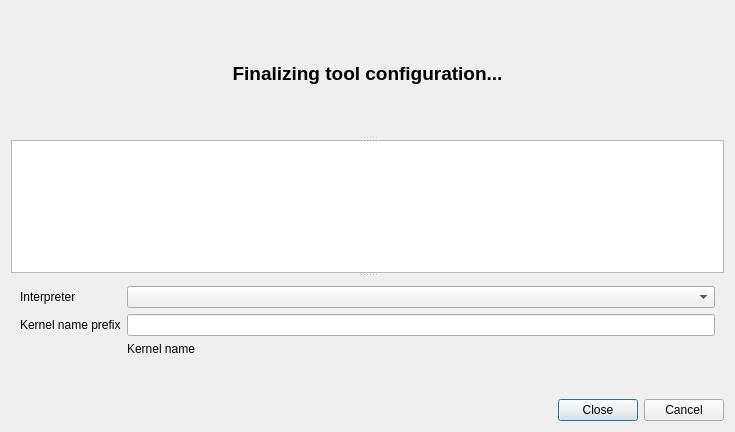
<?xml version="1.0" encoding="UTF-8"?>
<!--
######################################################################################################################
# Copyright (C) 2017-2022 Spine project consortium
# Copyright Spine Toolbox contributors
# This file is part of Spine Toolbox.
# Spine Toolbox is free software: you can redistribute it and\/or modify it under the terms of the GNU Lesser General
# Public License as published by the Free Software Foundation, either version 3 of the License, or (at your option)
# any later version. This program is distributed in the hope that it will be useful, but WITHOUT ANY WARRANTY;
# without even the implied warranty of MERCHANTABILITY or FITNESS FOR A PARTICULAR PURPOSE. See the GNU Lesser General
# Public License for more details. You should have received a copy of the GNU Lesser General Public License along with
# this program. If not, see <http:\/\/www.gnu.org\/licenses\/>.
######################################################################################################################
-->
<ui version="4.0">
 <class>Dialog</class>
 <widget class="QDialog" name="Dialog">
  <property name="geometry">
   <rect>
    <x>0</x>
    <y>0</y>
    <width>735</width>
    <height>432</height>
   </rect>
  </property>
  <property name="windowTitle">
   <string>Kernel specification editor</string>
  </property>
  <layout class="QVBoxLayout" name="verticalLayout_2">
   <item>
    <widget class="QSplitter" name="splitter">
     <property name="orientation">
      <enum>Qt::Orientation::Vertical</enum>
     </property>
     <property name="childrenCollapsible">
      <bool>false</bool>
     </property>
     <widget class="QWidget" name="layoutWidget">
      <layout class="QVBoxLayout" name="verticalLayout">
       <item>
        <spacer name="verticalSpacer">
         <property name="orientation">
          <enum>Qt::Orientation::Vertical</enum>
         </property>
         <property name="sizeHint" stdset="0">
          <size>
           <width>20</width>
           <height>40</height>
          </size>
         </property>
        </spacer>
       </item>
       <item>
        <widget class="QLabel" name="label_message">
         <property name="sizePolicy">
          <sizepolicy hsizetype="Preferred" vsizetype="Preferred">
           <horstretch>0</horstretch>
           <verstretch>2</verstretch>
          </sizepolicy>
         </property>
         <property name="font">
          <font>
           <pointsize>14</pointsize>
           <bold>true</bold>
          </font>
         </property>
         <property name="text">
          <string>Finalizing tool configuration...</string>
         </property>
         <property name="alignment">
          <set>Qt::AlignmentFlag::AlignCenter</set>
         </property>
         <property name="wordWrap">
          <bool>true</bool>
         </property>
        </widget>
       </item>
       <item>
        <spacer name="verticalSpacer_2">
         <property name="orientation">
          <enum>Qt::Orientation::Vertical</enum>
         </property>
         <property name="sizeHint" stdset="0">
          <size>
           <width>20</width>
           <height>40</height>
          </size>
         </property>
        </spacer>
       </item>
      </layout>
     </widget>
     <widget class="QTextBrowser" name="textBrowser_process">
      <property name="sizePolicy">
       <sizepolicy hsizetype="Expanding" vsizetype="Expanding">
        <horstretch>0</horstretch>
        <verstretch>1</verstretch>
       </sizepolicy>
      </property>
     </widget>
     <widget class="QStackedWidget" name="stackedWidget">
      <property name="sizePolicy">
       <sizepolicy hsizetype="Preferred" vsizetype="Fixed">
        <horstretch>0</horstretch>
        <verstretch>0</verstretch>
       </sizepolicy>
      </property>
      <property name="currentIndex">
       <number>0</number>
      </property>
      <widget class="QWidget" name="stackedWidgetPage1">
       <layout class="QFormLayout" name="formLayout_3">
        <item row="2" column="0">
         <widget class="QLabel" name="label_3">
          <property name="text">
           <string>Interpreter</string>
          </property>
         </widget>
        </item>
        <item row="2" column="1">
         <widget class="QComboBox" name="comboBox_python_interpreter"/>
        </item>
        <item row="5" column="0">
         <widget class="QLabel" name="label">
          <property name="text">
           <string>Kernel name prefix</string>
          </property>
         </widget>
        </item>
        <item row="5" column="1">
         <widget class="QLineEdit" name="lineEdit_python_kernel_name_prefix">
          <property name="enabled">
           <bool>true</bool>
          </property>
         </widget>
        </item>
        <item row="6" column="1">
         <widget class="QLabel" name="label_python_kernel_name">
          <property name="text">
           <string>Kernel name</string>
          </property>
         </widget>
        </item>
       </layout>
      </widget>
      <widget class="QWidget" name="stackedWidgetPage2">
       <property name="sizePolicy">
        <sizepolicy hsizetype="Preferred" vsizetype="Preferred">
         <horstretch>0</horstretch>
         <verstretch>0</verstretch>
        </sizepolicy>
       </property>
       <layout class="QFormLayout" name="formLayout_4">
        <item row="0" column="0">
         <widget class="QLabel" name="label_6">
          <property name="text">
           <string>Executable</string>
          </property>
         </widget>
        </item>
        <item row="0" column="1">
         <widget class="QComboBox" name="comboBox_julia_executable"/>
        </item>
        <item row="1" column="0">
         <widget class="QLabel" name="label_9">
          <property name="text">
           <string>Project</string>
          </property>
         </widget>
        </item>
        <item row="1" column="1">
         <widget class="QComboBox" name="comboBox_julia_project"/>
        </item>
        <item row="2" column="0">
         <widget class="QLabel" name="label_2">
          <property name="text">
           <string>Kernel name prefix</string>
          </property>
         </widget>
        </item>
        <item row="2" column="1">
         <widget class="QLineEdit" name="lineEdit_julia_kernel_name_prefix">
          <property name="enabled">
           <bool>true</bool>
          </property>
         </widget>
        </item>
        <item row="3" column="1">
         <widget class="QLabel" name="label_julia_kernel_name">
          <property name="text">
           <string>Kernel name</string>
          </property>
         </widget>
        </item>
       </layout>
      </widget>
     </widget>
    </widget>
   </item>
   <item>
    <widget class="QDialogButtonBox" name="buttonBox">
     <property name="orientation">
      <enum>Qt::Orientation::Horizontal</enum>
     </property>
     <property name="standardButtons">
      <set>QDialogButtonBox::StandardButton::Cancel|QDialogButtonBox::StandardButton::Close</set>
     </property>
     <property name="centerButtons">
      <bool>false</bool>
     </property>
    </widget>
   </item>
  </layout>
 </widget>
 <tabstops>
  <tabstop>textBrowser_process</tabstop>
  <tabstop>comboBox_python_interpreter</tabstop>
  <tabstop>lineEdit_python_kernel_name_prefix</tabstop>
  <tabstop>comboBox_julia_executable</tabstop>
  <tabstop>comboBox_julia_project</tabstop>
  <tabstop>lineEdit_julia_kernel_name_prefix</tabstop>
 </tabstops>
 <resources>
  <include location="resources/resources_icons.qrc"/>
 </resources>
 <connections>
  <connection>
   <sender>buttonBox</sender>
   <signal>accepted()</signal>
   <receiver>Dialog</receiver>
   <slot>accept()</slot>
   <hints>
    <hint type="sourcelabel">
     <x>248</x>
     <y>254</y>
    </hint>
    <hint type="destinationlabel">
     <x>157</x>
     <y>274</y>
    </hint>
   </hints>
  </connection>
  <connection>
   <sender>buttonBox</sender>
   <signal>rejected()</signal>
   <receiver>Dialog</receiver>
   <slot>reject()</slot>
   <hints>
    <hint type="sourcelabel">
     <x>316</x>
     <y>260</y>
    </hint>
    <hint type="destinationlabel">
     <x>286</x>
     <y>274</y>
    </hint>
   </hints>
  </connection>
 </connections>
</ui>
